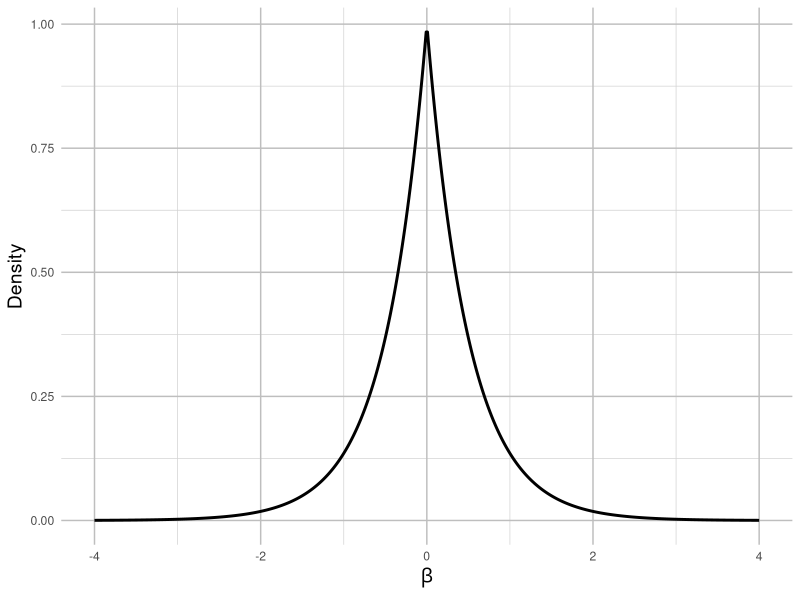

Source code (R): (Note: this script raises an error after producing the figure.)
rm(list = ls())

library(ggplot2)

# Define the Laplace prior (Lasso prior)
laplace_prior <- function(beta, lambda) {
  (lambda / 2) * exp(-lambda * abs(beta))
}

# Define the Gaussian prior (Ridge prior) for comparison
gaussian_prior <- function(beta, sigma) {
  (1 / sqrt(2 * pi * sigma^2)) * exp(-beta^2 / (2 * sigma^2))
}

beta_values <- seq(-4, 4, length.out = 500)

lambda <- 2  # Laplace parameter
sigma <- 1 / sqrt(2 * lambda)  
laplace_density <- laplace_prior(beta_values, lambda)
gaussian_density <- gaussian_prior(beta_values, sigma)

data <- data.frame(
  beta = rep(beta_values, 2),
  density = c(laplace_density, gaussian_density),
  prior = rep(c("Laplace (Lasso)", "Gaussian (Ridge)"), each = length(beta_values))
)

# Only data entries for Lasso
data_lasso <- subset(data,prior == "Laplace (Lasso)")

p <- ggplot(data_lasso, aes(x = beta, y = density)) +
  geom_line(size = 1) +
  labs(
    #title = "Bayesian Viewpoint on the Lasso Estimate",
    #subtitle = "Laplace Prior (Lasso)",
    x = expression(beta),
    y = "Density",
    color = "Prior"
  ) +
  theme_minimal() +
  theme(
    plot.title = element_text(size = 16, face = "bold"),
    plot.subtitle = element_text(size = 12),
    axis.title = element_text(size = 14),
    panel.grid.major = element_line(color = "gray", size = 0.5),
    panel.grid.minor = element_line(color = "lightgray", size = 0.25),
    panel.grid.major.x = element_line(color = "gray", size = 0.5),
    panel.grid.major.y = element_line(color = "gray", size = 0.5), 
    panel.grid.minor.x = element_line(color = "lightgray", size = 0.25), 
    panel.grid.minor.y = element_line(color = "lightgray", size = 0.25)
  )

ggsave("Lasso/Output/bayesian_view_on_lasso.pdf",
       width = 16, height = 9, units = "cm",
       plot = p,
       device = cairo_pdf)